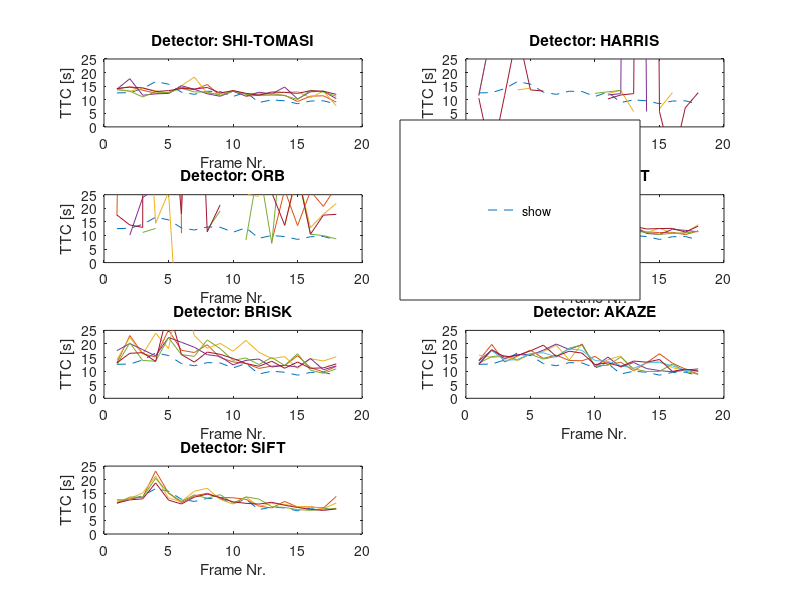
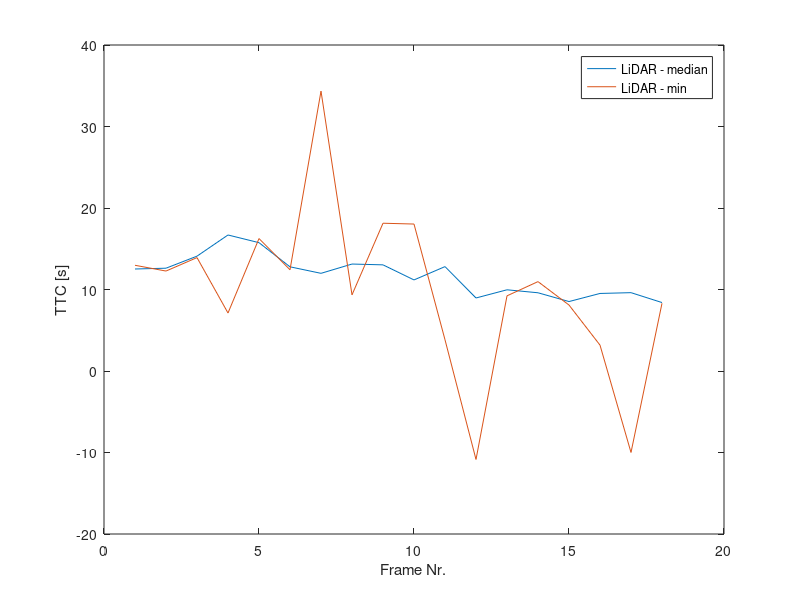
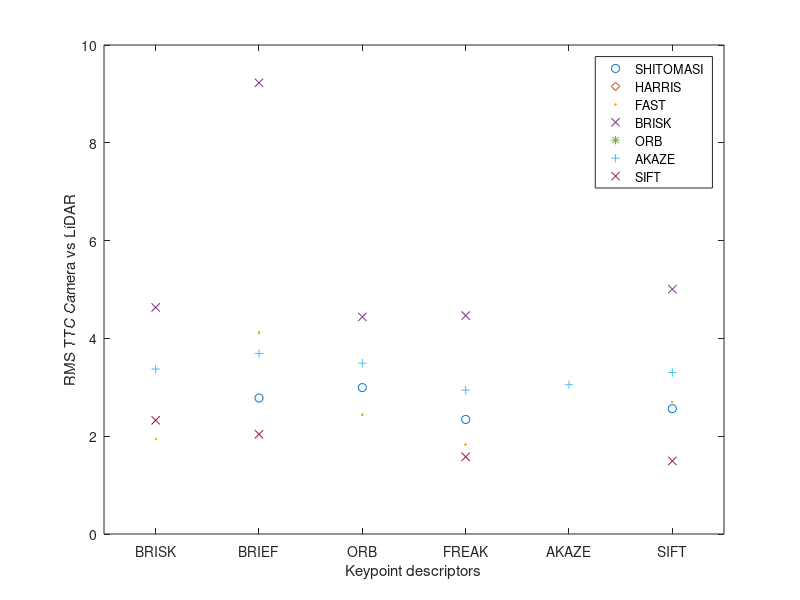

Write MATLAB code to recreate these figures, in order.
TTC_lidar = [12.5156,12.6142,14.091,16.6894,15.7465,12.7835,11.9844,13.1241,13.0241,11.1746,12.8086,8.95978,9.96439,9.59863,8.52157,9.51552,9.61241,8.3988];
TTC_lidar_min = [12.9722,12.264,13.9161,7.11572,16.2511,12.4213,34.3404,9.34376,18.1318,18.0318,3.83244,-10.8537,9.22307,10.9678,8.09422,3.17535,-9.99424,8.30978];

SHITOMASI.BRISK = [14.1119,14.7273,13.4904,12.398,12.6754,14.6109,13.7029,15.5997,11.5126,-inf,11.3024,11.6524,11.7243,11.6421,9.33785,11.3079,11.4487,9.12792];
SHITOMASI.BRIEF = [13.8948,13.1487,14.1413,13.3398,12.1886,15.1561,18.3368,12.3793,12.2083,13.3448,12.2,12.2294,12.3292,12.7102,12.9788,10.7212,13.2272,7.75039];
SHITOMASI.ORB = [13.8801,17.7333,11.6626,12.1506,12.3305,15.1536,13.8434,12.1848,11.274,13.1345,11.3027,12.7698,12.1119,14.6845,10.2642,12.9353,13.1247,10.3858];
SHITOMASI.FREAK = [13.6546,13.1487,11.0399,12.9162,12.5939,14.2385,12.8908,12.8515,11.6077,13.203,11.9293,11.7855,12.26,11.5161,10.1,13.4725,12.828,11.2811];
SHITOMASI.AKAZE = nan;
SHITOMASI.SIFT = [14.0746,14.6618,14.3827,13.0192,13.3479,14.1323,13.935,14.5085,12.4803,13.3599,12.3562,11.6524,12.8498,12.7102,12.3541,13.3159,13.1247,11.9739];


HARRIS.BRISK = [inf,11.5792,-inf,inf,inf,11.6947,inf,inf,inf,inf,17.6204,-inf,-inf,6.65726,inf,inf,inf,inf];
HARRIS.BRIEF = [11.5792,35.3833,inf,13.5907,14.2744,-inf,-inf,-inf,20.5862,-inf,12.245,13.4327,5.6061,-inf,6.71705,12.5848,inf,inf];
HARRIS.ORB = [11.5792,35.3833,nan,-inf,-inf,inf,13.497,-inf,-inf,-inf,11.7414,12.245,568.322,5.66097,-inf,-inf,-inf,7.03775];
HARRIS.FREAK = [-inf,-inf,39.584,-inf,-inf,-inf,-inf,-inf,-inf,12.3379,12.9162,13.4327,6.71705-inf,-inf,-inf,-inf,-inf,-inf,];
HARRIS.AKAZE = nan;
HARRIS.SIFT = [10.586,-11.4731,11.5792,35.3833,13.6217,13.1905,-inf,-inf,-inf,nan,10.2931,11.7414,12.245,568.322,5.6061,-13.6263,7.03775,12.5848];


FAST.BRISK = [12.5943,12.3204,12.2128,12.6846,15.9174,11.9876,12.8486,12.2996,12.3653,14.2326,12.0003,12.1142,11.6099,11.3027,11.0677,11.1255,10.2967,11.6591];
FAST.BRIEF = [14.1214,11.6079,17.1502,13.5336,29.6631,13.5023,13.5597,14.8463,14.4179,13.8793,12.9013,11.5139,13.6447,11.0469,12.6506,10.7262,10.9042,13.9652];
FAST.ORB = [11.1736,12.2644,12.04,14.1171,13.5429,16.0352,14.1666,12.6605,12.4394,15.3553,11.8892,13.1616,13.403,10.7149,10.3823,12.2278,11.8786,11.3381];
FAST.FREAK = [11.8903,12.5571,13.0553,13.4882,12.2988,11.9523,12.6115,12.5196,12.3431,12.7005,12.1065,12.2033,11.612,11.1224,10.3595,10.7863,10.9062,11.5273];
FAST.AKAZE = nan;
FAST.SIFT = [14.2728,13.3149,17.58,14.7376,15.3516,13.6935,13.3794,15.0007,14.1259,14.8664,13.2623,13.0985,13.4181,12.3837,12.5254,12.5955,11.2415,13.4123];

BRISK.BRISK = [13.031,23.1027,16.426,15.2031,25.1868,17.6743,16.8563,19.7242,14.9704,13.4121,12.8176,11.0107,11.8505,12.0376,15.6929,11.2969,9.70105,11.7318];
BRISK.BRIEF = [14.1782,22.4427,16.2025,23.9696,18.2883,41.7786,23.1147,18.4064,20.2064,17.3265,21.3163,16.9333,14.6369,15.3365,11.054,14.5766,13.745,15.2896];
BRISK.ORB = [17.5514,20.1555,17.8997,15.621,22.3963,20.629,18.7943,16.0691,15.425,12.2923,13.9703,14.4678,11.5189,12.1556,11.4651,14.6651,10.5274,11.9131];
BRISK.FREAK = [12.3483,20.4555,13.9222,13.6652,22.3057,16.0739,15.4463,21.4854,18.2991,13.9839,14.8409,12.431,15.0024,12.0955,16.4182,10.3542,9.18413,10.8412];
BRISK.AKAZE = nan;
BRISK.SIFT = [13.0555,16.5726,16.7905,13.5407,33.0019,16.1118,13.3155,17.0214,16.1917,14.6711,12.8176,11.7895,13.6458,11.0659,13.3531,11.0452,11.2009,12.6639];

ORB.BRISK = [17.4087,269.478,26.3748,28.8362,596.745,10.8411,-inf,15.3461,-inf,-inf,7.47226,-inf,7.71469,26.7727,13.594,26.3083,20.6887,28.0396];
ORB.BRIEF = [25.2367,-inf,93.0149,14.486,25.9716,-48.152,-inf,34.6298,-inf,-inf,25.1348,24.3854,-inf,13.5034,32.6184,12.8498,17.7772,21.8093];
ORB.ORB = [-inf,10.1192,23.9536,27.1889,-inf,18.4549,-inf,-inf,-inf,-inf,9.41643,-inf,-inf,-inf,-inf,-inf,12.8853,-inf];
ORB.FREAK = [12.2074,-inf,11.108,12.5761,-inf,12.8194,-inf,11.9978,19.0607,-inf,8.34928,35.8486,7.05866,54.1773,32.4831,10.4631,9.93894,8.73235];
ORB.AKAZE = nan;
ORB.SIFT = [17.5222,13.8583,12.9667,11213.5,73.2489,17.9796,127.591,11.3168,21.2278,-inf,7.86152,-inf,25.7577,13.7643,33.3507,10.4631,17.4675,17.7717];

AKAZE.BRISK = [13.9319,19.8372,13.3659,15.5584,17.7295,14.7084,15.8833,13.9229,13.8234,15.4176,12.3627,13.297,10.0855,13.0985,16.4045,12.9399,10.7552,8.92524];
AKAZE.BRIEF = [15.948,15.0455,15.4404,13.8482,16.3913,17.1893,19.5754,14.121,20.0901,11.5709,14.2309,15.5964,10.1939,13.2479,13.4114,11.2947,10.2933,9.8842];
AKAZE.ORB = [13.7987,17.6964,14.5607,16.1676,15.8082,17.7343,19.9839,17.9636,19.8065,11.5597,15.1964,11.4861,13.1898,10.9526,10.2055,9.73338,10.3587,10.8282];
AKAZE.FREAK = [12.9182,15.36,15.7884,14.1762,16.2229,14.4455,15.372,18.4314,19.6683,11.8941,12.162,15.1634,10.7833,9.87627,9.89452,12.6393,9.95697,8.79442];
AKAZE.AKAZE = [12.9551,17.5868,14.0105,14.2488,16.4623,16.7629,15.2349,18.2497,17.6244,13.9012,13.5643,12.0918,11.0846,13.0161,13.2349,11.9882,10.304,10.1191]; 
AKAZE.SIFT = [12.4519,17.924,15.2252,15.7638,17.4498,19.564,15.4734,17.3454,16.6246,12.4187,13.0651,11.7033,13.7195,13.2939,14.2866,9.89604,10.7372,10.0434];

SIFT.BRISK = [11.5918,13.0542,13.5432,23.1526,15.0724,11.5722,14.0533,14.9979,13.4055,13.3483,12.7588,10.2518,9.59755,11.9798,9.94612,9.99808,9.53044,13.8618];
SIFT.BRIEF = [12.2506,13.0807,15.0877,21.3092,13.2197,11.9659,15.7167,16.8399,12.7456,11.0246,13.616,10.1979,11.2348,10.8806,10.0867,9.99808,9.3448,11.4327];
SIFT.ORB = nan;
SIFT.FREAK = [11.2638,13.616,13.5454,20.5163,15.1633,11.9744,14.4148,13.1874,14.4882,11.3657,13.6524,12.8878,10.056,9.77994,8.98705,8.72439,9.12142,9.40627];
SIFT.AKAZE = nan;
SIFT.SIFT = [11.3868,12.5726,12.9422,18.8184,12.4784,11.0585,13.5735,14.6937,13.3976,11.8385,11.2887,11.0189,11.6883,10.5754,9.77464,9.05267,8.69186,9.23257,];
%%
figure(1);clf(1);
subplot(4,2,1)
plot(TTC_lidar,'--', 'DisplayName', 'LiDAR')
hold on
plot(SHITOMASI.BRISK, 'DisplayName', 'SHITOMASI.BRISK')
plot(SHITOMASI.BRIEF, 'DisplayName', 'SHITOMASI.BRIEF')
plot(SHITOMASI.ORB, 'DisplayName', 'SHITOMASI.ORB')
plot(SHITOMASI.FREAK, 'DisplayName', 'SHITOMASI.FREAK')
plot(SHITOMASI.AKAZE, 'DisplayName', 'SHITOMASI.AKAZE')
plot(SHITOMASI.SIFT, 'DisplayName', 'SHITOMASI.SIFT')
title('Detector: SHI-TOMASI')
ylim([0, 25])
ylabel('TTC [s]')
xlabel('Frame Nr.')

subplot(4,2,2)
plot(TTC_lidar ,'--', 'DisplayName', 'LiDAR')
hold on
plot(HARRIS.BRISK, 'DisplayName', 'HARRIS.BRISK')
plot(HARRIS.BRIEF, 'DisplayName', 'HARRIS.BRIEF')
plot(HARRIS.ORB, 'DisplayName', 'HARRIS.ORB')
plot(HARRIS.FREAK, 'DisplayName', 'HARRIS.FREAK')
plot(HARRIS.AKAZE, 'DisplayName', 'HARRIS.AKAZE')
plot(HARRIS.SIFT, 'DisplayName', 'HARRIS.SIFT')
title('Detector: HARRIS')
ylim([0, 25])
ylabel('TTC [s]')
xlabel('Frame Nr.')


subplot(4,2,3)
plot(TTC_lidar,'--', 'DisplayName', 'LiDAR')
hold on
plot(ORB.BRISK, 'DisplayName', 'ORB.BRISK')
plot(ORB.BRIEF, 'DisplayName', 'ORB.BRIEF')
plot(ORB.ORB, 'DisplayName', 'ORB.ORB')
plot(ORB.FREAK, 'DisplayName', 'ORB.FREAK')
plot(ORB.AKAZE, 'DisplayName', 'ORB.AKAZE')
plot(ORB.SIFT, 'DisplayName', 'ORB.SIFT')
title('Detector: ORB')
ylim([0, 25])
ylabel('TTC [s]')
xlabel('Frame Nr.')


subplot(4,2,4)
plot(TTC_lidar,'--', 'DisplayName', 'LiDAR')
hold on
plot(FAST.BRISK, 'DisplayName', 'FAST.BRISK')
plot(FAST.BRIEF, 'DisplayName', 'FAST.BRIEF')
plot(FAST.ORB, 'DisplayName', 'FAST.ORB')
plot(FAST.FREAK, 'DisplayName', 'FAST.FREAK')
plot(FAST.AKAZE, 'DisplayName', 'FAST.AKAZE')
plot(FAST.SIFT, 'DisplayName', 'FAST.SIFT')
title('Detector: FAST')
ylim([0, 25])
ylabel('TTC [s]')
xlabel('Frame Nr.')

subplot(4,2,5)
plot(TTC_lidar,'--', 'DisplayName', 'LiDAR')
hold on
plot(BRISK.BRISK, 'DisplayName', 'BRISK.BRISK')
plot(BRISK.BRIEF, 'DisplayName', 'BRISK.BRIEF')
plot(BRISK.ORB, 'DisplayName', 'BRISK.ORB')
plot(BRISK.FREAK, 'DisplayName', 'BRISK.FREAK')
plot(BRISK.AKAZE, 'DisplayName', 'BRISK.AKAZE')
plot(BRISK.SIFT, 'DisplayName', 'BRISK.SIFT')
title('Detector: BRISK')
ylim([0, 25])
ylabel('TTC [s]')
xlabel('Frame Nr.')

subplot(4,2,6)
plot(TTC_lidar,'--', 'DisplayName', 'LiDAR')
hold on
plot(AKAZE.BRISK, 'DisplayName', 'AKAZE.BRISK')
plot(AKAZE.BRIEF, 'DisplayName', 'AKAZE.BRIEF')
plot(AKAZE.ORB, 'DisplayName', 'AKAZE.ORB')
plot(AKAZE.FREAK, 'DisplayName', 'AKAZE.FREAK')
plot(AKAZE.AKAZE, 'DisplayName', 'AKAZE.AKAZE')
plot(AKAZE.SIFT, 'DisplayName', 'AKAZE.SIFT')
title('Detector: AKAZE')
ylim([0, 25])
ylabel('TTC [s]')
xlabel('Frame Nr.')

subplot(4,2,7)
plot(TTC_lidar,'--', 'DisplayName', 'LiDAR')
hold on
plot(SIFT.BRISK, 'DisplayName', 'BRISK')
plot(SIFT.BRIEF, 'DisplayName', 'BRIEF')
plot(SIFT.ORB, 'DisplayName', 'ORB')
plot(SIFT.FREAK, 'DisplayName', 'FREAK')
plot(SIFT.AKAZE, 'DisplayName', 'AKAZE')
plot(SIFT.SIFT, 'DisplayName', 'SIFT')
title('Detector: SIFT')
ylim([0, 25])
ylabel('TTC [s]')
xlabel('Frame Nr.')

legend('show', 'Location','none')

%%
figure(2);clf(2);
plot(TTC_lidar, 'DisplayName', 'LiDAR - median')
hold on
plot(TTC_lidar_min, 'DisplayName', 'LiDAR - min')
ylabel('TTC [s]')
xlabel('Frame Nr.')

legend('show')

%%
figure(3);clf(3);
detectors = {'SHITOMASI', 'HARRIS', 'FAST', 'BRISK', 'ORB', 'AKAZE', 'SIFT'};
descriptors = {'BRISK', 'BRIEF', 'ORB', 'FREAK', 'AKAZE', 'SIFT'};
error = [rms(SHITOMASI.BRISK - TTC_lidar), rms(SHITOMASI.BRIEF - TTC_lidar), rms(SHITOMASI.ORB - TTC_lidar),rms(SHITOMASI.FREAK - TTC_lidar),rms(SHITOMASI.AKAZE - TTC_lidar),rms(SHITOMASI.SIFT - TTC_lidar)];
plot(error, 'o');
hold on

error = [rms(HARRIS.BRISK - TTC_lidar), rms(HARRIS.BRIEF - TTC_lidar), rms(HARRIS.ORB - TTC_lidar),rms(HARRIS.FREAK - TTC_lidar),rms(HARRIS.AKAZE - TTC_lidar),rms(HARRIS.SIFT - TTC_lidar)];
plot(error, 'd');

error = [rms(FAST.BRISK - TTC_lidar), rms(FAST.BRIEF - TTC_lidar), rms(FAST.ORB - TTC_lidar),rms(FAST.FREAK - TTC_lidar),rms(FAST.AKAZE - TTC_lidar),rms(FAST.SIFT - TTC_lidar)];
plot(error, '.');

error = [rms(BRISK.BRISK - TTC_lidar), rms(BRISK.BRIEF - TTC_lidar), rms(BRISK.ORB - TTC_lidar),rms(BRISK.FREAK - TTC_lidar),rms(BRISK.AKAZE - TTC_lidar),rms(BRISK.SIFT - TTC_lidar)];
plot(error,'x');

error = [rms(ORB.BRISK - TTC_lidar), rms(ORB.BRIEF - TTC_lidar), rms(ORB.ORB - TTC_lidar),rms(ORB.FREAK - TTC_lidar),rms(ORB.AKAZE - TTC_lidar),rms(ORB.SIFT - TTC_lidar)];
plot(error, '*');

error = [rms(AKAZE.BRISK - TTC_lidar), rms(AKAZE.BRIEF - TTC_lidar), rms(AKAZE.ORB - TTC_lidar),rms(AKAZE.FREAK - TTC_lidar),rms(AKAZE.AKAZE - TTC_lidar),rms(AKAZE.SIFT - TTC_lidar)];
plot(error, '+');

error = [rms(SIFT.BRISK - TTC_lidar), rms(SIFT.BRIEF - TTC_lidar), rms(SIFT.ORB - TTC_lidar),rms(SIFT.FREAK - TTC_lidar),rms(SIFT.AKAZE - TTC_lidar),rms(SIFT.SIFT - TTC_lidar)];
plot(error, 'x');

xticklabels(descriptors)
ylabel('RMS TTC Camera vs LiDAR')
xlabel("Keypoint descriptors"); 
legend(detectors);
xlim([0.5,6.5])
% ylim([0, 25])
